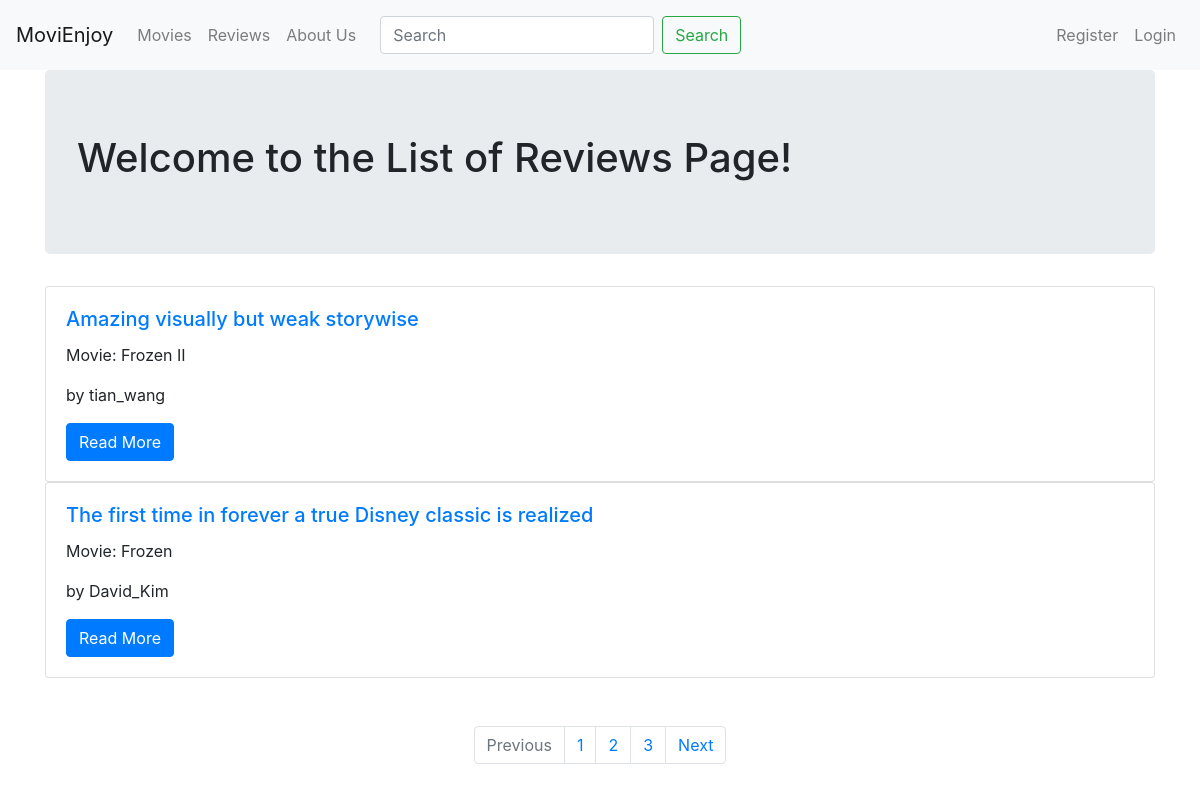
Before: /review/ with the older database file.
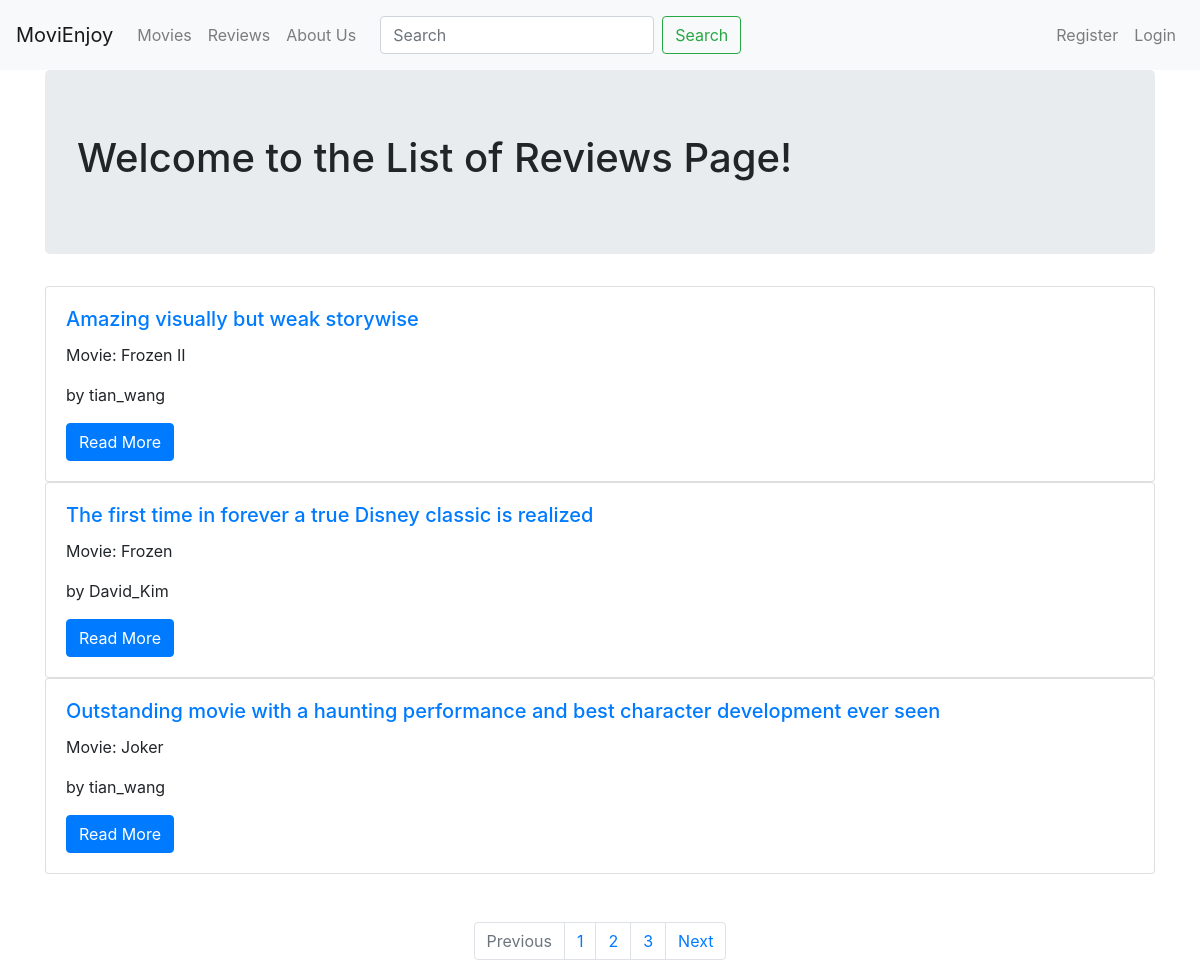
After: the same page with the newer database file.
### review/models.py (models this page shows, shortened)
class Review(models.Model):
    movie = models.ForeignKey(
        Movie, related_name='reviews', on_delete=models.CASCADE)
    author = models.ForeignKey(User, on_delete=models.CASCADE)
    title = models.CharField(max_length=100)
    content = models.TextField()
    created_date = models.DateTimeField(default=timezone.now)

### movie/models.py (models this page shows)
class Movie(models.Model):
    movie_name = models.CharField(max_length=268)
    release_date = models.DateField()
    box_office = models.DecimalField(decimal_places=0, max_digits=11)
    duration = models.IntegerField()
    language = models.CharField(max_length=100)
    overview = models.TextField()
    genre = models.TextField()
    casts = models.TextField()
    rate = models.FloatField()
    director = models.CharField(max_length=100)
    url = models.URLField()
    def __str__(self):
        return self.movie_name

### review/views.py (the view)
# urls.py: path('',views.ReviewListView.as_view(),name='list'),
class ReviewListView(ListView):
    model = models.Review

### review/templates/review/review_list.html
<!DOCTYPE html>
{% extends "base.html" %}
{% load staticfiles %}
{% block body_block %}
<div class="jumbotron">
  <h1>Welcome to the List of Reviews Page!</h1>
</div>
{% for review in review_list %}
<div class="card" style="width: w-100;">
  <div class="card-body">
    <h5 class="card-title"><a href="{{review.id}}/">{{review.title}}</a></h5>
    <p class="card-text">Movie: {{review.movie}}</p>
    <p class="card-text">by {{review.author}}</p>
    <a href="{{review.id}}" class="btn btn-primary">Read More</a>
  </div>
</div>
{% endfor %}
<br><br>
<nav aria-label="Page navigation example">
  <ul class="pagination justify-content-center">
    <li class="page-item disabled">
      <a class="page-link" href="#" tabindex="-1" aria-disabled="true">Previous</a>
    </li>
    <li class="page-item"><a class="page-link" href="#">1</a></li>
    <li class="page-item"><a class="page-link" href="#">2</a></li>
    <li class="page-item"><a class="page-link" href="#">3</a></li>
    <li class="page-item">
      <a class="page-link" href="#">Next</a>
    </li>
  </ul>
</nav>
{% endblock %}

Changed rows visible on the page:
added Review: title "Outstanding movie with a haunting performance and best character development ever seen", movie "Joker", author "tian_wang"
